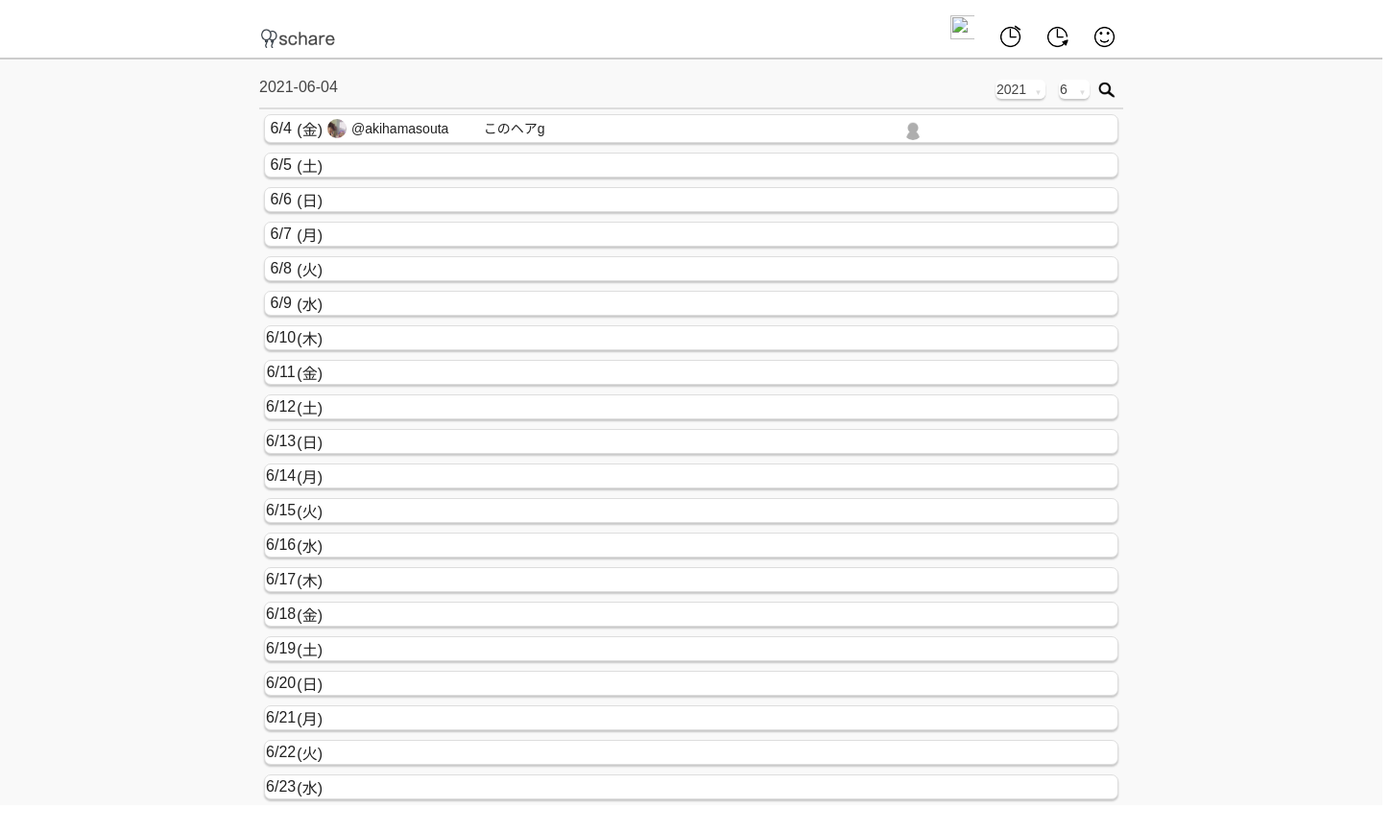
Screenshot of /share_calendar/ (signed in) with the database file from the repository.
### share_calendar/models.py (models this page shows, shortened)
class Schedule(models.Model):
    title = models.CharField(max_length=25)
    date = models.DateTimeField(auto_now_add=True)
    selected_date = models.DateField(null=True)
    author = models.ForeignKey(User, on_delete=models.PROTECT,\
related_name="author") #onetooneだと違うscheduleに同じauthorを登録できない
    tag = models.ForeignKey(Tag, on_delete=models.SET_NULL,\
                                  null=True, blank=True)
    good_count = models.IntegerField(default=0,null=False, blank=False)
    start_time = models.TimeField(null=True, blank=True)
    end_time = models.TimeField(null=True, blank=True)
    end_day = models.DateField(null=True, blank=True)
    class Meta:
        ordering = ('-date',)

class Profile(models.Model):
    user = models.OneToOneField(User, on_delete=models.CASCADE)
    icon = models.ImageField(upload_to='icon')
    prof = models.TextField(max_length=200, null=True, blank=True)

### share_calendar/views.py (the view, shortened to what this page needs)
# urls.py: path('share_calendar/', include('share_calendar.urls')),
def share_calendar(request, year=0  , month=0):
    params = {}
    if request.user.is_active:
        bal_list = []
        if Schedule.objects.filter(author=request.user):
            for item in Schedule.objects.filter(author=request.user):
                if item.balloon_set.all():
                    balloon = item.balloon_set.all()
                    for bal in balloon:
                        bal_list.append(bal)
        today = datetime.date.today()
        if year==0 and month==0:
            get_year = today.year
            get_month = today.month
            month_dates = get_month_dates(get_year, get_month)
        else:
            get_year = year
            get_month = month
            month_dates = get_month_dates(get_year, get_month)
        form = Year_Month_Form(request.POST or None, initial={"year":get_year, "month":get_month})
        display_sch = get_schedule_list(request)
        ballooned = Balloon.objects.filter(join_user=request.user)
        today_new = today.strftime("%Y-%m-%d")
        num = year
        day_of_the_week = ["(日)","(月)","(火)","(水)","(木)","(金)","(土)"]
        params = {
            "data":month_dates,
            "share_sch":display_sch,
            "login_user":request.user,
            "form":form,
            "num": num,
            "month":get_month,
            "today": today_new,
            "ori_today":today,
            "balloon": bal_list,
            "ballooned": ballooned,
            "week":day_of_the_week,
            }
    return render(request, "share_calendar/index.html", params)

### share_calendar/forms.py
class Year_Month_Form(forms.Form):
    today_year = datetime.date.today().year
    year = forms.ChoiceField(choices=[(today_year-1, today_year-1),(today_year, today_year),(today_year+1, today_year+1)])
    month = forms.ChoiceField(choices=[(1,1),(2,2),(3,3),(4,4),(5,5),(6,6),(7,7),(8,8),(9,9),(10,10),(11,11),(12,12)],\
                                       initial={})

### share_calendar/templatetags/daterange.py (called while the page is built)
@register.filter(name="daterange", expects_localtime=True)
def daterange(value, arg):
    date_list = []
    for n in range((arg - value).days):
        date_list.append(value + timedelta(n))
    return date_list[1::]

### share_calendar/templatetags/queryset_in.py (called while the page is built)
@register.filter(name="queryset_in")
def queryset_in(value, arg):
    if arg.filter(pk=value.pk):
        TF = True
    else:
        TF = False
    return TF

### share_calendar/views.py (called while the page is built)
def get_month_dates(year, month):
    c = calendar.Calendar()
    days = c.monthdatescalendar(year, month)
    list_days = list(itertools.chain.from_iterable(days))
    month_dates = []
    for item in list_days:
        if item.month == month:
            month_dates.append(item)
    return month_dates

def get_schedule_list(request):
    login_user = request.user
    my_schedule = Schedule.objects.filter(author=login_user)
    friends = Friend.objects.filter(my_account=login_user)
    friends_sch = []
    my_sch = []
    for item in friends:    #kueriwosonomamaappenddekinakattanodenikainiwaketa
        friends_schedule = Schedule.objects.filter(author=item.friend)
        for item2 in friends_schedule:
            friends_sch.append(item2)
    for item in my_schedule:
        my_sch.append(item)
    month_schedule_list = my_sch + friends_sch
    return month_schedule_list

### share_calendar/templates/share_calendar/index.html (shortened to what this page needs)
{% load static %}
{% load daterange %}
{% load queryset_in %}
{% load not_same %}
{% block head %}
<!DOCTYPE html>
<html lang="ja">
<head>
    <link href="../../../../static/share_calendar/css/sidebar.css" type="text/css" rel="stylesheet">
    <link href="../../../../static/share_calendar/css/style_index.css" type="text/css" rel="stylesheet">
</head>
{% endblock %}
{% if request.user.is_authenticated %}
{% if not user.is_anonymous %}
<body id="body">
    <div class="container">
        <header>
        <div class="header_cont">
{% block icon %}
            {% if num == 0 %}
            <div class="icon"><img id="icon_img" src="media/button/logo.png"></div>
            {% else %}
            <div class="icon"><img id="icon_img" src="../../media/button/logo.png"></div>
            {% endif %}
{% endblock %}
{% block pagenation %}
            <div class="control"></div>
{% endblock %}
{% block menu %}
            {% if num == 0 %}
            <ul>
                <li class="menu"><a class="menu_a" href="{% url 'share_calendar:calendar' %}"><img id="icon_sch" src="media/button/sch.PNG"></a></li>
                <li class="menu"><a class="menu_a" href="{% url 'share_calendar:memory' %}"><img id="icon_memory" src="media/button/memory.PNG"></a></li>
                <li class="menu"><a class="menu_a" href="{% url 'share_calendar:account' 0 0 %}"><img id="icon_smile" src="media/button/smile.PNG"></a>
                </li>
                {% if balloon %}
                <li class="menu"><a class="menu_a" href="{% url 'share_calendar:balloon' %}"><div class="animation_container2"><img class="animation_img2" src="media/button/animation_balloon2.JPG"></div></a></li>
                {% endif %}
            </ul>
            {% endif %}
{% endblock %}
        </div>
        </header>
{% block content %}
        <div class="content_container">
            <div class="content">
                <div class="future_head">
                    <span class="today_date">{{today}}</span>
                    <div class="future_head_form">
                        <form class="month_form" action="{% url 'share_calendar:calendar' %}" method="POST">
                            <span><label>{{form.year}}</label></span>
                            <span><label class="label_month">{{form.month}}</label></span>
                            <button class="button_shadow" type="submit" name="search">
                            {% if num == 0 %}
                            <img src="media/button/search.PNG">
                            {% else %}
                            <img src="../../media/button/search.PNG">
                            {% endif %}
                            </button>
                        </form>
                    </div>
                </div>
                <div class="future_container">
                        <div class="future_content">
                        <div class="future_content_container">
                        {% for item in data %}
                            {% if item == ori_today %}
                            <div class="future_day today_block" id="{{item.month}}-{{item.day}}">
                            {% else %}
                            <div class="future_day" id="{{item.month}}-{{item.day}}">
                            {% endif %}
                            {% if num == 0 %}
                                <div class="day_name" onclick="location.href='../share_calendar/schedule_form/{{item|date:'Y/m/d'}}'">
                            {% else %}
                                <div class="day_name" onclick="location.href='../../../share_calendar/schedule_form/{{item|date:'Y/m/d'}}'">
                            {% endif %}
                                    <p>{{item|date:"n/j"}}</p>
                                    {% if item.weekday == 0 %}
                                        {{week.1}}
                                    {% elif item.weekday == 1 %}
                                        {{week.2}}
                                    {% elif item.weekday == 2 %}
                                        {{week.3}}
                                    {% elif item.weekday == 3 %}
                                        {{week.4}}
                                    {% elif item.weekday == 4 %}
                                        {{week.5}}
                                    {% elif item.weekday == 5 %}
                                        {{week.6}}
                                    {% else %}
                                        {{week.0}}
                                    {% endif %}
                                </div>
                                <div class="day_content">
                                    {% for sch in share_sch %}
                                         {% if item == sch.selected_date and sch.selected_date == sch.end_day %}
                                            <div class="day_obj" >
                                            {% if sch.author.profile.icon %}
                                                {% if num == 0 %}
                                                    <span class="sch_author_icon"><img src="media/{{sch.author.profile.icon}}"></span>
                                                {% else %}
                                                    <span class="sch_author_icon"><img src="../../media/{{sch.author.profile.icon}}"></span>
                                                {% endif %}
                                            {% else %}
                                                {% if num == 0 %}
                                                    <span class="sch_author_icon"><img src="media/button/no_icon.PNG"></span>
                                                {% else %}
                                                    <span class="sch_author_icon"><img src="../../media/button/no_icon.PNG"></span>
                                                {% endif %}
                                            {% endif %}
                                                    <span class="sch_author"><a href="{% url 'share_calendar:account' sch.author.pk 0 %}">@{{sch.author}}</a></span>
                                                    <span class="sch_title"><a class="day_content_a" href="{% url 'share_calendar:sch_detail' sch.id %}">{{sch.title}}</a></span>
                                                {% if sch.start_time and sch.end_time %}
                                                    <span class="day_obj_date" id="sch_end">{{sch.start_time|date:"G:i"}}~{{sch.end_time|date:"G:i"}}</span>
                                                {% elif sch.start_time and not sch.end_time %}
                                                    <span class="day_obj_date" id="sch_end">{{sch.start_time|date:"G:i"}}~</span>
                                                {% elif not sch.start_time and sch.end_time %}
                                                    <span class="day_obj_date" id="sch_end">~{{sch.end_time|date:"G:i"}}</span>
                                                {% else %}
                                                    <span class="day_obj_date" id="sch_end"></span>
                                                {% endif %}
                                                <span class="day_obj_join">
                                                </span>
                                                <span class="day_obj_image">
                                                </span>
                                                <span class="day_obj_member">
                                                    {% for members in sch.member_sch.member.all %}
                                                    <span class="member_name">
                                                        <a href="{% url 'share_calendar:account' members.pk 0 %}">
                                                        {% if members.profile.icon %}
                                                            {% if num == 0 %}
                                                            <img src="media/{{members.profile.icon}}">
                                                            {% else %}
                                                            <img src="../../media/{{members.profile.icon}}">
                                                            {% endif %}
                                                        {% else %}
                                                            {% if num == 0 %}
                                                            <img src="media/button/no_icon.PNG">
                                                            {% else %}
                                                            <img src="../../media/button/no_icon.PNG">
                                                            {% endif %}
                                                        {% endif %}
                                                        </a>
                                                    </span>
                                                    {% endfor %}
                                                </span>
                                            </div>
                                        {% endif %}
                                    {% endfor %}
                                </div>
                            </div>
                        {% endfor %}
                        </div>
                    </div>
                </div>
            </div>
            </div>
        </div>
    {% endblock %}
    {% endif %}
    {% endif %}
</body>
</html>

### share_calendar/static/share_calendar/css/sidebar.css (style rules this page uses)
p { margin: 0; }
body { margin:0; overflow: hidden; }
.container { background-color: #f9f9f9; display:flex; flex-direction:column; width: 1440px; height: 837px; }
header { width:1440px; height: 60px; border-bottom:2px solid #cccccc; background-color:white; display: flex; justify-content: center; }
.header_cont { width: 900px; display: flex; }
.icon { width: 200px; }
#icon_img { position: relative; top: 30px; width: 80px; height: 20px; }
#icon_sch { position: relative; top: 10px; width: 25px; height: 25px; }
#icon_memory { position: relative; top: 10px; width: 25px; height: 25px; }
#icon_smile { position: relative; top: 10px; width: 25px; height: 25px; }
.control { width:500px; }
ul { width: 150px; padding: 0; margin-left: 50px; }
.menu { display: inline; margin-left: 20px; }
.menu_a { text-decoration:none; font: 14px 'arial',sans-serif; color: #444444; }
a { text-decoration: none; }

### rows the page displays
Schedule: author.profile.icon (picture), author "akihamasouta", title "このヘアg"

### other values shown
{{ today }} "2021-06-04"
{{ item|date:"n/j" }} "6/4" "6/5" "6/6" "6/7" "6/8" "6/9" "6/10" "6/11" "6/12" "6/13" "6/14" "6/15" "6/16" "6/17" "6/18" "6/19" "6/20" "6/21" "6/22" "6/23"
{{ week.5 }} "(金)" "(金)" "(金)"
{{ week.6 }} "(土)" "(土)" "(土)"
{{ week.0 }} "(日)" "(日)" "(日)"
{{ week.1 }} "(月)" "(月)" "(月)"
{{ week.2 }} "(火)" "(火)" "(火)"
{{ week.3 }} "(水)" "(水)" "(水)"
{{ week.4 }} "(木)" "(木)"
